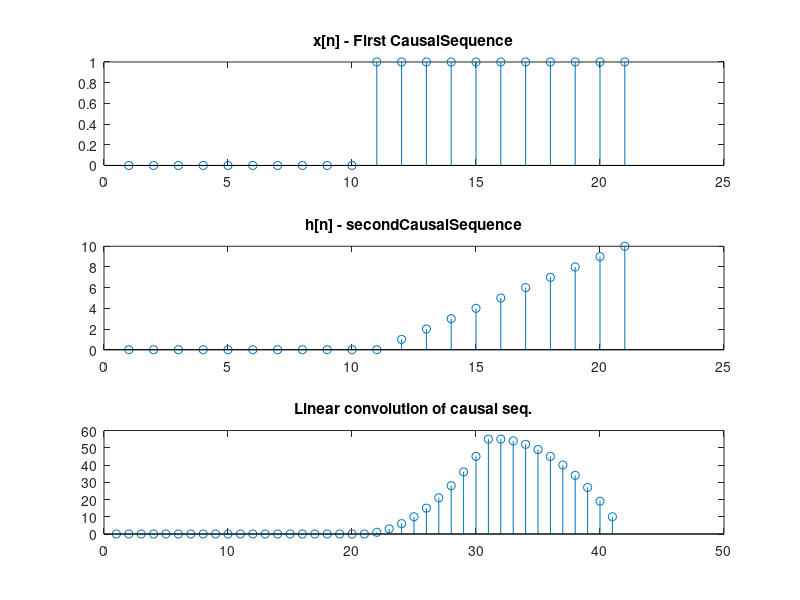

Write the MATLAB code that produced this figure.
%% *Experiment No.- 5* _To develop program for linear convolution two causal Sequence_ 

clc;clear all;close all;

n=-10:1:10;
%unitstep
S1=n>=0;
%ramp;
S2=S1.*n;

% linear convolution 
Lconv = conv(S1,S2);

subplot(3,1,1);stem(S1);title('x[n] - First CausalSequence');
subplot(3,1,2);stem(S2);title('h[n] - secondCausalSequence');
subplot(3,1,3);stem(Lconv);title('Linear convolution of causal seq.');

